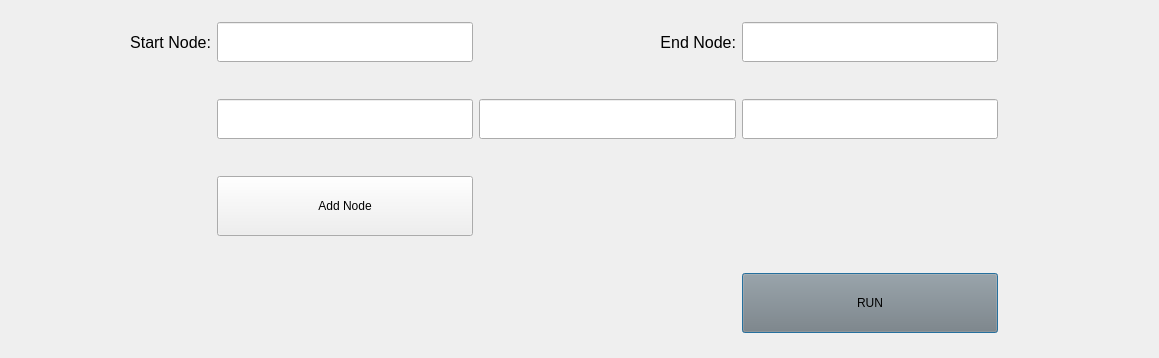
<?xml version="1.0" encoding="UTF-8"?>
<ui version="4.0">
 <class>ShortestPath</class>
 <widget class="QDialog" name="ShortestPath">
  <property name="geometry">
   <rect>
    <x>0</x>
    <y>0</y>
    <width>1159</width>
    <height>358</height>
   </rect>
  </property>
  <property name="windowTitle">
   <string>ShortestPath</string>
  </property>
  <layout class="QGridLayout" name="gridLayout_2">
   <item row="1" column="1">
    <spacer name="verticalSpacer">
     <property name="orientation">
      <enum>Qt::Orientation::Vertical</enum>
     </property>
     <property name="sizeHint" stdset="0">
      <size>
       <width>150</width>
       <height>40</height>
      </size>
     </property>
    </spacer>
   </item>
   <item row="1" column="0">
    <layout class="QGridLayout" name="gridLayout">
     <item row="4" column="3">
      <spacer name="horizontalSpacer_3">
       <property name="orientation">
        <enum>Qt::Orientation::Horizontal</enum>
       </property>
       <property name="sizeHint" stdset="0">
        <size>
         <width>40</width>
         <height>20</height>
        </size>
       </property>
      </spacer>
     </item>
     <item row="1" column="3">
      <widget class="QLabel" name="label_2">
       <property name="font">
        <font>
         <pointsize>12</pointsize>
        </font>
       </property>
       <property name="text">
        <string>End Node:</string>
       </property>
       <property name="alignment">
        <set>Qt::AlignmentFlag::AlignRight|Qt::AlignmentFlag::AlignTrailing|Qt::AlignmentFlag::AlignVCenter</set>
       </property>
      </widget>
     </item>
     <item row="1" column="0">
      <widget class="QLabel" name="label">
       <property name="minimumSize">
        <size>
         <width>200</width>
         <height>0</height>
        </size>
       </property>
       <property name="font">
        <font>
         <pointsize>12</pointsize>
        </font>
       </property>
       <property name="layoutDirection">
        <enum>Qt::LayoutDirection::LeftToRight</enum>
       </property>
       <property name="text">
        <string>Start Node:</string>
       </property>
       <property name="alignment">
        <set>Qt::AlignmentFlag::AlignRight|Qt::AlignmentFlag::AlignTrailing|Qt::AlignmentFlag::AlignVCenter</set>
       </property>
      </widget>
     </item>
     <item row="7" column="4">
      <widget class="QPushButton" name="runButton">
       <property name="minimumSize">
        <size>
         <width>200</width>
         <height>60</height>
        </size>
       </property>
       <property name="styleSheet">
        <string notr="true">background-color: gray
;
</string>
       </property>
       <property name="text">
        <string>RUN</string>
       </property>
      </widget>
     </item>
     <item row="1" column="2">
      <widget class="QLineEdit" name="startNodeLineEdit">
       <property name="minimumSize">
        <size>
         <width>200</width>
         <height>40</height>
        </size>
       </property>
      </widget>
     </item>
     <item row="2" column="2">
      <spacer name="horizontalSpacer_2">
       <property name="orientation">
        <enum>Qt::Orientation::Horizontal</enum>
       </property>
       <property name="sizeHint" stdset="0">
        <size>
         <width>40</width>
         <height>20</height>
        </size>
       </property>
      </spacer>
     </item>
     <item row="1" column="4">
      <widget class="QLineEdit" name="endNodeLineEdit">
       <property name="minimumSize">
        <size>
         <width>200</width>
         <height>40</height>
        </size>
       </property>
      </widget>
     </item>
     <item row="6" column="3">
      <spacer name="horizontalSpacer">
       <property name="orientation">
        <enum>Qt::Orientation::Horizontal</enum>
       </property>
       <property name="sizeHint" stdset="0">
        <size>
         <width>40</width>
         <height>20</height>
        </size>
       </property>
      </spacer>
     </item>
     <item row="3" column="4">
      <widget class="QLineEdit" name="theEdgeLengthLineEdit">
       <property name="minimumSize">
        <size>
         <width>200</width>
         <height>40</height>
        </size>
       </property>
      </widget>
     </item>
     <item row="3" column="3">
      <widget class="QLineEdit" name="secondNodeNameLineEdit">
       <property name="minimumSize">
        <size>
         <width>200</width>
         <height>40</height>
        </size>
       </property>
      </widget>
     </item>
     <item row="3" column="2">
      <widget class="QLineEdit" name="fristNodeNameLineEdit">
       <property name="minimumSize">
        <size>
         <width>200</width>
         <height>40</height>
        </size>
       </property>
      </widget>
     </item>
     <item row="5" column="2">
      <widget class="QPushButton" name="addNodeButton">
       <property name="minimumSize">
        <size>
         <width>200</width>
         <height>60</height>
        </size>
       </property>
       <property name="text">
        <string>Add Node</string>
       </property>
      </widget>
     </item>
    </layout>
   </item>
  </layout>
 </widget>
 <resources/>
 <connections/>
</ui>
